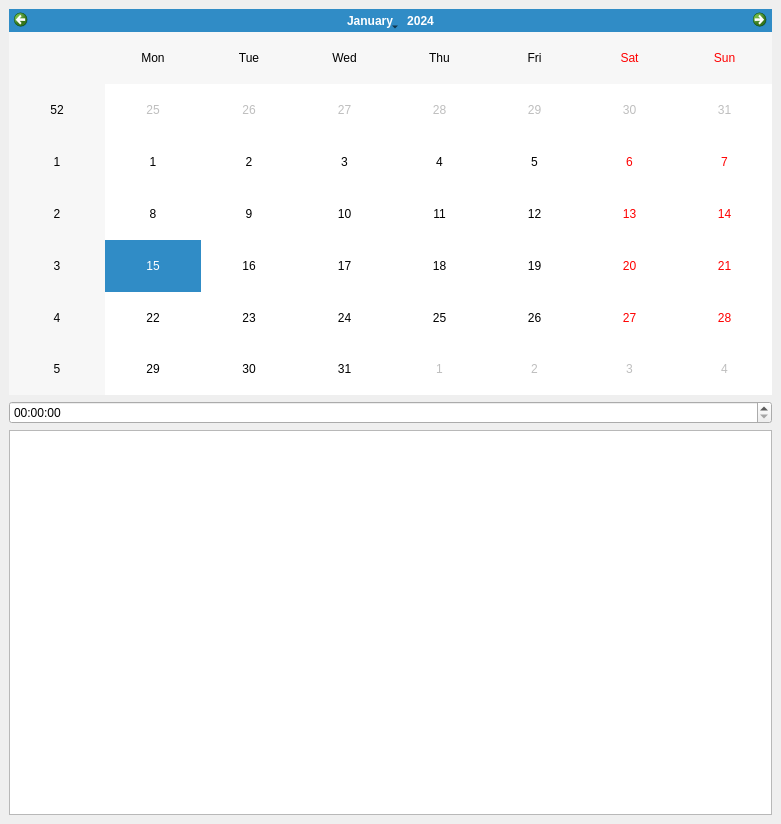
<?xml version="1.0" encoding="UTF-8"?>
<ui version="4.0">
 <class>MainWindow</class>
 <widget class="QMainWindow" name="MainWindow">
  <property name="geometry">
   <rect>
    <x>0</x>
    <y>0</y>
    <width>781</width>
    <height>824</height>
   </rect>
  </property>
  <property name="windowTitle">
   <string>MainWindow</string>
  </property>
  <widget class="QWidget" name="centralwidget">
   <layout class="QVBoxLayout" name="verticalLayout">
    <item>
     <widget class="QCalendarWidget" name="bookCalendar"/>
    </item>
    <item>
     <widget class="QTimeEdit" name="bookTime">
      <property name="dateTime">
       <datetime>
        <hour>0</hour>
        <minute>0</minute>
        <second>0</second>
        <year>2000</year>
        <month>1</month>
        <day>1</day>
       </datetime>
      </property>
     </widget>
    </item>
    <item>
     <widget class="QGraphicsView" name="bookView"/>
    </item>
   </layout>
  </widget>
 </widget>
 <resources/>
 <connections/>
</ui>
